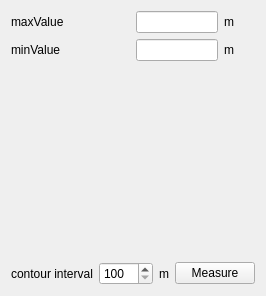
<?xml version="1.0" encoding="UTF-8"?>
<ui version="4.0">
 <class>ContourWidget</class>
 <widget class="QWidget" name="ContourWidget">
  <property name="geometry">
   <rect>
    <x>0</x>
    <y>0</y>
    <width>263</width>
    <height>296</height>
   </rect>
  </property>
  <property name="sizePolicy">
   <sizepolicy hsizetype="Expanding" vsizetype="Expanding">
    <horstretch>0</horstretch>
    <verstretch>0</verstretch>
   </sizepolicy>
  </property>
  <property name="windowTitle">
   <string>Fill and cut</string>
  </property>
  <layout class="QGridLayout" name="gridLayout">
   <item row="0" column="1">
    <spacer name="horizontalSpacer_2">
     <property name="orientation">
      <enum>Qt::Horizontal</enum>
     </property>
     <property name="sizeType">
      <enum>QSizePolicy::Fixed</enum>
     </property>
     <property name="sizeHint" stdset="0">
      <size>
       <width>60</width>
       <height>20</height>
      </size>
     </property>
    </spacer>
   </item>
   <item row="0" column="0">
    <widget class="QLabel" name="label">
     <property name="text">
      <string>maxValue</string>
     </property>
    </widget>
   </item>
   <item row="0" column="2">
    <widget class="QLineEdit" name="lineEdit_max">
     <property name="readOnly">
      <bool>true</bool>
     </property>
    </widget>
   </item>
   <item row="2" column="0" colspan="3">
    <spacer name="verticalSpacer">
     <property name="orientation">
      <enum>Qt::Vertical</enum>
     </property>
     <property name="sizeHint" stdset="0">
      <size>
       <width>20</width>
       <height>40</height>
      </size>
     </property>
    </spacer>
   </item>
   <item row="1" column="0">
    <widget class="QLabel" name="label_3">
     <property name="text">
      <string>minValue</string>
     </property>
    </widget>
   </item>
   <item row="1" column="2">
    <widget class="QLineEdit" name="lineEdit_min">
     <property name="readOnly">
      <bool>true</bool>
     </property>
    </widget>
   </item>
   <item row="1" column="4">
    <spacer name="horizontalSpacer_3">
     <property name="orientation">
      <enum>Qt::Horizontal</enum>
     </property>
     <property name="sizeHint" stdset="0">
      <size>
       <width>40</width>
       <height>20</height>
      </size>
     </property>
    </spacer>
   </item>
   <item row="3" column="0" colspan="5">
    <layout class="QHBoxLayout" name="horizontalLayout">
     <item>
      <widget class="QLabel" name="label_2">
       <property name="text">
        <string>contour interval</string>
       </property>
      </widget>
     </item>
     <item>
      <widget class="QSpinBox" name="spinBox_interval">
       <property name="minimum">
        <number>100</number>
       </property>
       <property name="maximum">
        <number>1000</number>
       </property>
       <property name="singleStep">
        <number>100</number>
       </property>
      </widget>
     </item>
     <item>
      <widget class="QLabel" name="label_4">
       <property name="text">
        <string>m</string>
       </property>
      </widget>
     </item>
     <item>
      <widget class="QPushButton" name="pushButton_measure">
       <property name="text">
        <string>Measure</string>
       </property>
      </widget>
     </item>
    </layout>
   </item>
   <item row="1" column="3">
    <widget class="QLabel" name="label_6">
     <property name="text">
      <string>m</string>
     </property>
    </widget>
   </item>
   <item row="0" column="3">
    <widget class="QLabel" name="label_5">
     <property name="text">
      <string>m</string>
     </property>
    </widget>
   </item>
  </layout>
 </widget>
 <layoutdefault spacing="6" margin="11"/>
 <resources/>
 <connections/>
</ui>
